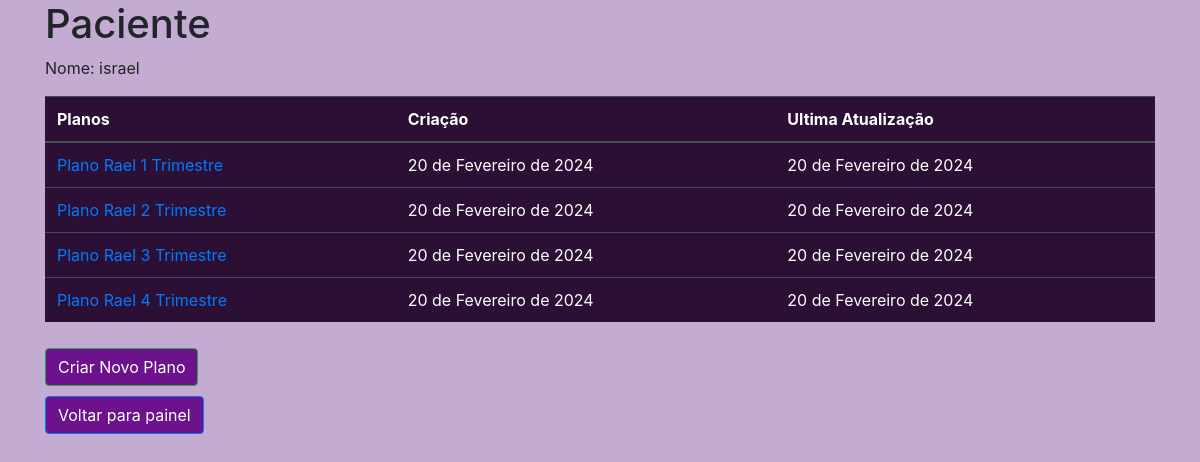
The page /planos/1 on the database as committed earlier.
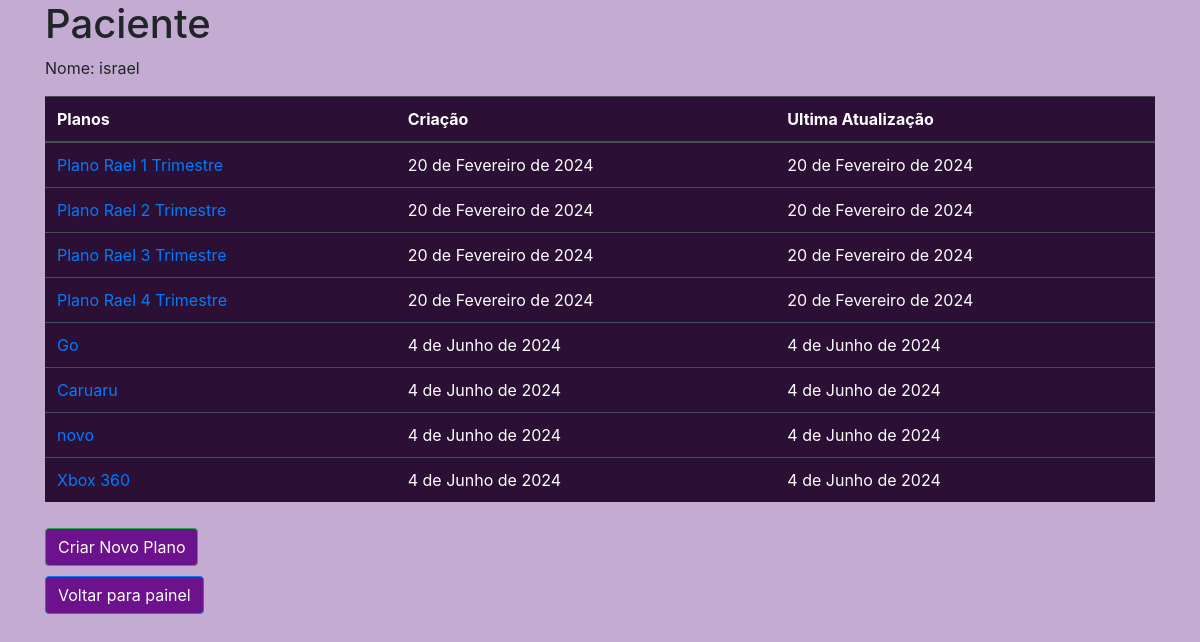
The same page on the database as committed later.
### plano/models.py (models this page shows, shortened)
class Base(models.Model):
    criado = models.DateField('Criação', auto_now_add=True)
    modificado = models.DateField('Atualização', auto_now=True)
    ativo = models.BooleanField('Ativo?', default=True )
    class Meta:
        abstract = True

class Paciente(Base):
    nome = models.CharField('nome', max_length=100)
    telefone = models.CharField('Telefone', max_length=20)
    email = models.EmailField('E-mail')
    nascimento = models.DateField('Data de Nascimento')
    genero = models.CharField('Genero', max_length=100)

class PlanoAlimentar(Base):
    nome = models.CharField('Plano',max_length=30)
    paciente = models.ForeignKey(Paciente, on_delete=models.CASCADE)
    def __str__(self) -> str:
        return f'{self.nome}'

### plano/views.py (the view)
# urls.py: path('planos/<int:pk>', planos, name='planos'),
def planos(request, pk):
    paciente = Paciente.objects.get(id=pk)
    planos = PlanoAlimentar.objects.filter(paciente=paciente)
    context = {
        'paciente': paciente,
        'planos': planos,
    }
    return render(request, 'planos.html', context)

### plano/templates/planos.html (shortened to what this page needs)
{% load static %}
<html lang="pt-br">
<head>
    <link rel="stylesheet" href="https://maxcdn.bootstrapcdn.com/bootstrap/4.5.2/css/bootstrap.min.css">
    <link rel="stylesheet" href="{% static 'css/style.css' %}">
</head>
<body>
        <div class="container">
            <h1>Paciente</h1>
            <p>Nome: {{ paciente.nome }}</p>
            <table class="table table-dark">
                <thead>
                    <tr>
                        <th scope="col">Planos</th>
                        <th scope="col">Criação</th>
                        <th scope="col">Ultima Atualização</th>
                    </tr>
                </thead>
                <tbody>
                    {% for plano in planos %}
                        <tr>
                            <td scope="row"><a href="{% url 'plano' plano.id %}">{{ plano }}</a></td>
                            <td scope="row">{{ plano.criado }}</td>
                            <td scope="row">{{ plano.modificado }}</td>
                        </tr>
                    {% endfor %}
                </tbody>
            </table>
        <div class="d-flex">
            <a href="{% url 'criar_plano' paciente.id %}" class="btn btn-success">Criar Novo Plano</a>
        </div>
        <div class="d-flex">
        <a href="{% url 'painel' %}" class="btn btn-primary">Voltar para painel</a>
        </div>
    </div>
</body>
</html>

### plano/static/css/style.css (style rules this page uses)
body { background-color: #c3abd1 ; }
.btn { margin-top: 10px; background-color: #6c128d; color: white; }
.table { background-color: #2b0f34; }

Rows that differ between the two databases and show on the page:
added PlanoAlimentar: nome "Go", criado "4 de Junho de 2024", modificado "4 de Junho de 2024"
added PlanoAlimentar: nome "Caruaru", criado "4 de Junho de 2024", modificado "4 de Junho de 2024"
added PlanoAlimentar: nome "novo", criado "4 de Junho de 2024", modificado "4 de Junho de 2024"
added PlanoAlimentar: nome "Xbox 360", criado "4 de Junho de 2024", modificado "4 de Junho de 2024"
